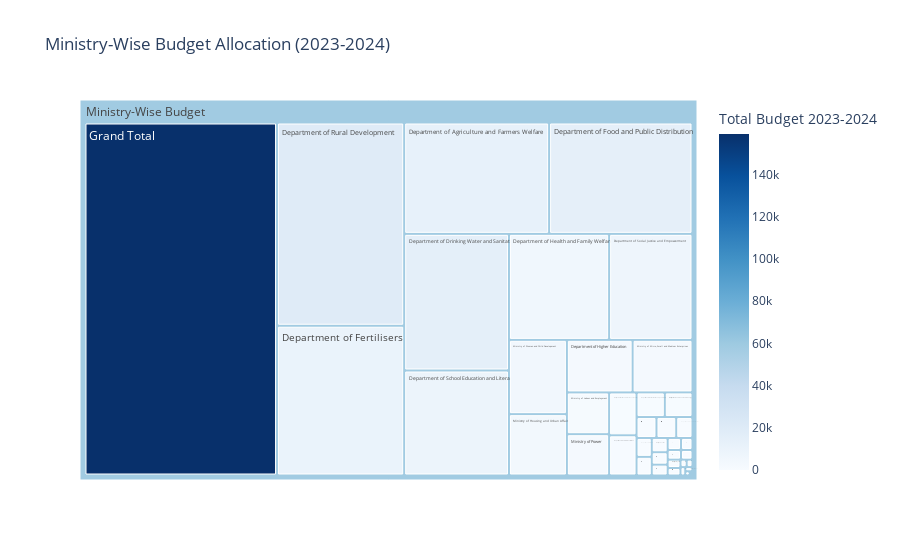

The notebook cell saved with this chart:
### Markdown cell above
### Considering Budget Estimates2023-2024 Revenue and Budget Estimates2023-2024 Capital

### Code cell
df8 = pd.read_csv("Union_Budget.csv")

# Handling missing values (if any)
df8.fillna(0, inplace=True)

# Creating a new column for Total Budget Allocation
df8["Total Budget 2023-2024"] = df8["Budget Estimates2023-2024 Revenue"] + df8["Budget Estimates2023-2024 Capital"]

# Creating the Treemap without a root (avoiding grand total)
fig = px.treemap(
    df8, 
    path=[px.Constant("Ministry-Wise Budget"), "Ministry/Department"],  # Adds a virtual root to avoid full rectangle
    values="Total Budget 2023-2024",  # Size based on total budget
    color="Total Budget 2023-2024",  # Color by budget allocation
    color_continuous_scale="blues",  # Use a blue gradient for clarity
    title="Ministry-Wise Budget Allocation (2023-2024)"
)
fig.update_traces(root_color="white")  


fig.show()

### Figure 1 — Plotly figure (JSON) as saved in the notebook; plotly's stock layout.template omitted (floating-point values rounded to 4 significant figures)
{"data": [{"branchvalues": "total", "customdata": [[2.452], [118.3], [12750.0], [460.4], [13.8], [1.5], [15510.0], [70.17], [10050.0], [336.2], [14350.0], [5500.0], [2259.0], [367.9], [43.29], [19450.0], [8957.0], [147.8], [7181.0], [698.2], [159100.0], [108.9], [38.96], [6.881], [37.97], [339.3], [563.7], [84.01], [98.43], [4162.0], [1631.0], [2706.0], [33.59], [551.0], [161.2], [137.0], [2042.0], [376.1], [169.2], [4758.0], [220.9], [58000.0]], "domain": {"x": [0, 1], "y": [0, 1]}, "hovertemplate": "labels=%{label}<br>Total Budget 2023-2024_sum=%{value}<br>parent=%{parent}<br>id=%{id}<br>Total Budget 2023-2024=%{color}<extra></extra>", "ids": ["Ministry-Wise Budget/Chandigarh", "Ministry-Wise Budget/Department of Agricultural Research and Education", "Ministry-Wise Budget/Department of Agriculture and Farmers Welfare", "Ministry-Wise Budget/Department of Animal Husbandry and Dairying", "Ministry-Wise Budget/Department of Commerce", "Ministry-Wise Budget/Department of Consumer Affairs", "Ministry-Wise Budget/Department of Drinking Water and Sanitation", "Ministry-Wise Budget/Department of Empowerment of Persons with Disabilities", "Ministry-Wise Budget/Department of Fertilisers", "Ministry-Wise Budget/Department of Fisheries", "Ministry-Wise Budget/Department of Food and Public Distribution", "Ministry-Wise Budget/Department of Health and Family Welfare", "Ministry-Wise Budget/Department of Higher Education", "Ministry-Wise Budget/Department of Land Resources", "Ministry-Wise Budget/Department of Pharmaceuticals", "Ministry-Wise Budget/Department of Rural Development", "Ministry-Wise Budget/Department of School Education and Literacy", "Ministry-Wise Budget/Department of Science and Technology", "Ministry-Wise Budget/Department of Social Justice and Empowerment", "Ministry-Wise Budget/Department of Telecommunications", "Ministry-Wise Budget/Grand Total", "Ministry-Wise Budget/Ministry of Ayush", "Ministry-Wise Budget/Ministry of Coal", "Ministry-Wise Budget/Ministry of Cooperation", "Ministry-Wise Budget/Ministry of Culture", "Ministry-Wise Budget/Ministry of Development of North Eastern Region", "Ministry-Wise Budget/Ministry of Electronics and Information Technology", "Ministry-Wise Budget/Ministry of Environment, Forests and Climate Change", "Ministry-Wise Budget/Ministry of Food Processing Industries", "Ministry-Wise Budget/Ministry of Housing and Urban Affairs", "Ministry-Wise Budget/Ministry of Labour and Employment", "Ministry-Wise Budget/Ministry of Micro, Small and Medium Enterprises", "Ministry-Wise Budget/Ministry of Mines", "Ministry-Wise Budget/Ministry of New and Renewable Energy", "Ministry-Wise Budget/Ministry of Panchayati Raj", "Ministry-Wise Budget/Ministry of Petroleum and Natural Gas", "Ministry-Wise Budget/Ministry of Power", "Ministry-Wise Budget/Ministry of Skill Development and Entrepreneurship", "Ministry-Wise Budget/Ministry of Textiles", "Ministry-Wise Budget/Ministry of Women and Child Development", "Ministry-Wise Budget/Ministry of Youth Affairs and Sports", "Ministry-Wise Budget"], "labels": ["Chandigarh", "Department of Agricultural Research and Education", "Department of Agriculture and Farmers Welfare", "Department of Animal Husbandry and Dairying", "Department of Commerce", "Department of Consumer Affairs", "Department of Drinking Water and Sanitation", "Department of Empowerment of Persons with Disabilities", "Department of Fertilisers", "Department of Fisheries", "Department of Food and Public Distribution", "Department of Health and Family Welfare", "Department of Higher Education", "Department of Land Resources", "Department of Pharmaceuticals", "Department of Rural Development", "Department of School Education and Literacy", "Department of Science and Technology", "Department of Social Justice and Empowerment", "Department of Telecommunications", "Grand Total", "Ministry of Ayush", "Ministry of Coal", "Ministry of Cooperation", "Ministry of Culture", "Ministry of Development of North Eastern Region", "Ministry of Electronics and Information Technology", "Ministry of Environment, Forests and Climate Change", "Ministry of Food Processing Industries", "Ministry of Housing and Urban Affairs", "Ministry of Labour and Employment", "Ministry of Micro, Small and Medium Enterprises", "Ministry of Mines", "Ministry of New and Renewable Energy", "Ministry of Panchayati Raj", "Ministry of Petroleum and Natural Gas", "Ministry of Power", "Ministry of Skill Development and Entrepreneurship", "Ministry of Textiles", "Ministry of Women and Child Development", "Ministry of Youth Affairs and Sports", "Ministry-Wise Budget"], "marker": {"coloraxis": "coloraxis", "colors": [2.452, 118.3, 12750.0, 460.4, 13.8, 1.5, 15510.0, 70.17, 10050.0, 336.2, 14350.0, 5500.0, 2259.0, 367.9, 43.29, 19450.0, 8957.0, 147.8, 7181.0, 698.2, 159100.0, 108.9, 38.96, 6.881, 37.97, 339.3, 563.7, 84.01, 98.43, 4162.0, 1631.0, 2706.0, 33.59, 551.0, 161.2, 137.0, 2042.0, 376.1, 169.2, 4758.0, 220.9, 58000.0]}, "name": "", "parents": ["Ministry-Wise Budget", "Ministry-Wise Budget", "Ministry-Wise Budget", "Ministry-Wise Budget", "Ministry-Wise Budget", "Ministry-Wise Budget", "Ministry-Wise Budget", "Ministry-Wise Budget", "Ministry-Wise Budget", "Ministry-Wise Budget", "Ministry-Wise Budget", "Ministry-Wise Budget", "Ministry-Wise Budget", "Ministry-Wise Budget", "Ministry-Wise Budget", "Ministry-Wise Budget", "Ministry-Wise Budget", "Ministry-Wise Budget", "Ministry-Wise Budget", "Ministry-Wise Budget", "Ministry-Wise Budget", "Ministry-Wise Budget", "Ministry-Wise Budget", "Ministry-Wise Budget", "Ministry-Wise Budget", "Ministry-Wise Budget", "Ministry-Wise Budget", "Ministry-Wise Budget", "Ministry-Wise Budget", "Ministry-Wise Budget", "Ministry-Wise Budget", "Ministry-Wise Budget", "Ministry-Wise Budget", "Ministry-Wise Budget", "Ministry-Wise Budget", "Ministry-Wise Budget", "Ministry-Wise Budget", "Ministry-Wise Budget", "Ministry-Wise Budget", "Ministry-Wise Budget", "Ministry-Wise Budget", ""], "root": {"color": "white"}, "type": "treemap", "values": [6.02, 403.6, 37790.0, 1631.0, 44.44, 3, 33510.0, 225.8, 44590.0, 672.4, 37390.0, 24860.0, 8083, 795.7, 102.1, 60520.0, 25750.0, 461, 20690.0, 2581.0, 159100.0, 252, 93.54, 18.3, 108.0, 976, 2754.0, 377.5, 259.7, 8324.0, 4128.0, 7365.0, 70.48, 1598, 322.4, 301.0, 4085.0, 968.3, 530.8, 10076, 664.3, 502500.0]}], "layout": {"autosize": true, "coloraxis": {"colorbar": {"title": {"text": "Total Budget 2023-2024"}}, "colorscale": [[0, "rgb(247,251,255)"], [0.125, "rgb(222,235,247)"], [0.25, "rgb(198,219,239)"], [0.375, "rgb(158,202,225)"], [0.5, "rgb(107,174,214)"], [0.625, "rgb(66,146,198)"], [0.75, "rgb(33,113,181)"], [0.875, "rgb(8,81,156)"], [1, "rgb(8,48,107)"]]}, "legend": {"tracegroupgap": 0}, "title": {"text": "Ministry-Wise Budget Allocation (2023-2024)"}}}
